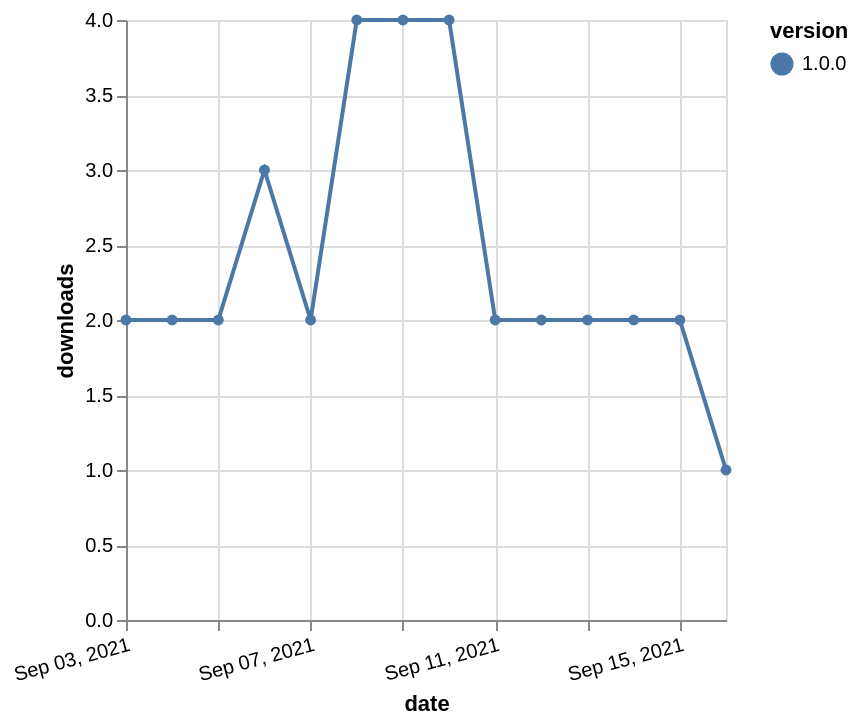

This figure's Vega-Lite source:
### Vega-Lite specification from a JSON file in a GitHub repository (floating-point values rounded to 4 significant figures)
{"$schema": "https://vega.github.io/schema/vega-lite/v5.json", "description": "A simple bar chart with embedded data.", "data": {"values": [{"date": "2021-09-03", "total": 395, "delta": 2, "version": "1.0.0"}, {"date": "2021-09-04", "total": 397, "delta": 2, "version": "1.0.0"}, {"date": "2021-09-05", "total": 399, "delta": 2, "version": "1.0.0"}, {"date": "2021-09-06", "total": 402, "delta": 3, "version": "1.0.0"}, {"date": "2021-09-07", "total": 404, "delta": 2, "version": "1.0.0"}, {"date": "2021-09-08", "total": 408, "delta": 4, "version": "1.0.0"}, {"date": "2021-09-09", "total": 412, "delta": 4, "version": "1.0.0"}, {"date": "2021-09-10", "total": 416, "delta": 4, "version": "1.0.0"}, {"date": "2021-09-11", "total": 418, "delta": 2, "version": "1.0.0"}, {"date": "2021-09-12", "total": 420, "delta": 2, "version": "1.0.0"}, {"date": "2021-09-13", "total": 422, "delta": 2, "version": "1.0.0"}, {"date": "2021-09-14", "total": 424, "delta": 2, "version": "1.0.0"}, {"date": "2021-09-15", "total": 426, "delta": 2, "version": "1.0.0"}, {"date": "2021-09-16", "total": 427, "delta": 1, "version": "1.0.0"}]}, "width": "container", "mark": {"type": "line", "point": {"filled": true}}, "encoding": {"x": {"field": "date", "type": "temporal", "timeUnit": "yearmonthdate", "title": "date", "axis": {"labelAngle": -15}}, "y": {"field": "delta", "type": "quantitative", "title": "downloads"}, "color": {"field": "version", "type": "nominal"}, "tooltip": {"field": "delta"}}}
